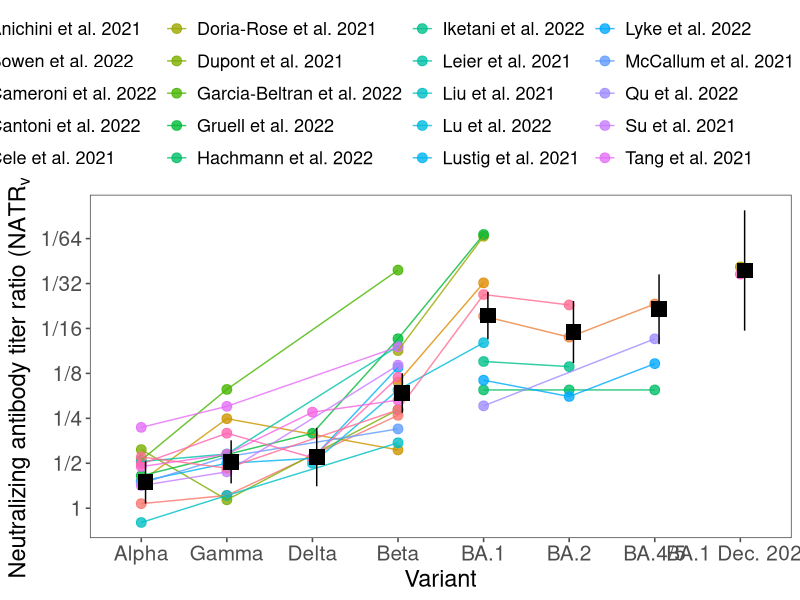
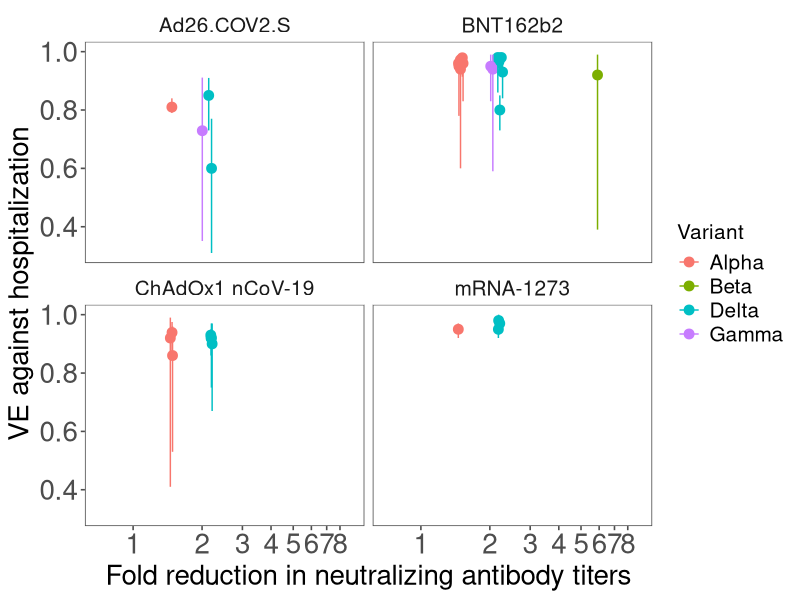
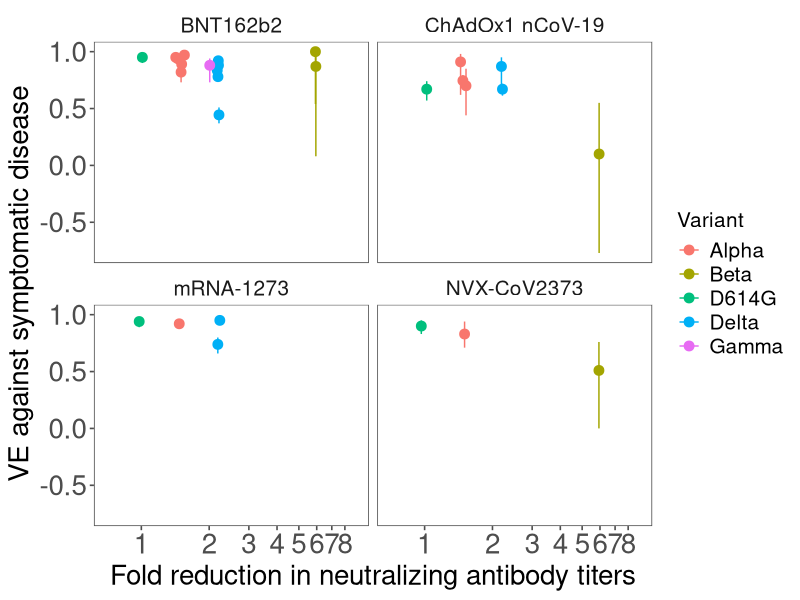

The R script that drew these images, in order: (Note: this script raises an error after producing the figures.)
#install.packages(c("gtools","merDeriv","brms","mvtnorm","brglm2","ggplot2","ggthemes","tidyverse","dplyr","lme4","mgcv","bbmle","RColorBrewer","viridis")) #install packages
lapply(c("lmerTest","scales","gtools","merDeriv","brms","mvtnorm","brglm2","ggplot2","ggthemes","tidyverse","dplyr","lme4","mgcv","bbmle","RColorBrewer","viridis"),require,character.only=T) #load packages

#load VE, nAbs data
m=read.csv("Omicron_data_long2.csv") 
m$ID=as.factor(m$ID)

#add vaccine codes
vac_comp=data.frame(vaccine=c("Astrazeneca","Johnson and Johnson","Moderna","Novavax","Pfizer","Sinovac","Sputnik V"),
                    code=c("ChAdOx1 nCoV-19","Ad26.COV2.S","mRNA-1273","NVX-CoV2373","BNT162b2","CoronaVac","Sputnik V"))

m=merge(m,vac_comp,by="vaccine")

#Begin original fold change figure: Load data
FC=read.csv("fold_figure_all.csv") #load VE, nAbs data
FC$Variant[FC$Variant=="Omicron (initial)"]="BA.1 Dec. 2021"

FC2=aggregate(fold_red~Variant+Study,data=FC,FUN=mean) #average across estimates w/in a study
#remove studies w/ <3 estimates
x=as.data.frame.matrix(table(FC2$Study,FC2$Variant));
x$`BA.1 Dec. 2021`=3*x$`BA.1 Dec. 2021`
x$varN=rowSums(x);#rownames(x[x$varN>2,]) 
FC2=FC2[FC2$Study%in%rownames(x[x$varN>1,]),]
FC2$Variant=factor(FC2$Variant,levels=c("Alpha","Gamma","Delta","Beta","BA.1","BA.2","BA.4/5","BA.1 Dec. 2021"));FC2$Study=as.factor(FC2$Study) #reordering variants
FC2$figure="A";FC2$upper=NA;FC2$lower=NA

r1a=lmer(log(fold_red)~Variant+(1|Study),data = FC2);summary(r1a)
r1=lm(log(fold_red)~Variant,data = FC2);summary(r1);AIC(r1,r1a) #random effects model is preferred

#Means and SEs for each variant
mean_varO=data.frame(Variant=c("Alpha","Gamma","Delta","Beta","BA.1","BA.2","BA.4/5","BA.1 Dec. 2021"),logmean=NA,logse=NA,
                     logupper_bound=NA,loglower_bound=NA,fold_red=NA,figure="B",upper=NA,lower=NA,Study=NA)

coefs = fixef(r1a)
V = vcov(r1a)

DF.O = data.frame(Variant = factor("Alpha", levels = c("Alpha","Gamma","Delta","Beta","BA.1","BA.2","BA.4/5","BA.1 Dec. 2021")))
X.O = model.matrix(~ Variant, data = DF.O)
mean_varO$logmean[1]=c(X.O %*% coefs)
mean_varO$logse[1]=sqrt(diag(X.O %*% V %*% t(X.O)))

DF.1 = data.frame(Variant = factor("Gamma", levels = c("Alpha","Gamma","Delta","Beta","BA.1","BA.2","BA.4/5","BA.1 Dec. 2021")))
X.1 = model.matrix(~ Variant, data = DF.1)
mean_varO$logmean[2]=c(X.1 %*% coefs)
mean_varO$logse[2]=sqrt(diag(X.1 %*% V %*% t(X.1)))

DF.2 = data.frame(Variant = factor("Delta", levels = c("Alpha","Gamma","Delta","Beta","BA.1","BA.2","BA.4/5","BA.1 Dec. 2021")))
X.2 = model.matrix(~ Variant, data = DF.2)
mean_varO$logmean[3]=c(X.2 %*% coefs)
mean_varO$logse[3]=sqrt(diag(X.2 %*% V %*% t(X.2)))

DF.3 = data.frame(Variant = factor("Beta", levels = c("Alpha","Gamma","Delta","Beta","BA.1","BA.2","BA.4/5","BA.1 Dec. 2021")))
X.3 = model.matrix(~ Variant, data = DF.3)
mean_varO$logmean[4]=c(X.3 %*% coefs)
mean_varO$logse[4]=sqrt(diag(X.3 %*% V %*% t(X.3)))

DF.4 = data.frame(Variant = factor("BA.1", levels = c("Alpha","Gamma","Delta","Beta","BA.1","BA.2","BA.4/5","BA.1 Dec. 2021")))
X.4 = model.matrix(~ Variant, data = DF.4)
mean_varO$logmean[5]=c(X.4 %*% coefs)
mean_varO$logse[5]=sqrt(diag(X.4 %*% V %*% t(X.4)))

DF.5 = data.frame(Variant = factor("BA.2", levels = c("Alpha","Gamma","Delta","Beta","BA.1","BA.2","BA.4/5","BA.1 Dec. 2021")))
X.5 = model.matrix(~ Variant, data = DF.5)
mean_varO$logmean[6]=c(X.5 %*% coefs)
mean_varO$logse[6]=sqrt(diag(X.5 %*% V %*% t(X.5)))

DF.6 = data.frame(Variant = factor("BA.4/5", levels = c("Alpha","Gamma","Delta","Beta","BA.1","BA.2","BA.4/5","BA.1 Dec. 2021")))
X.6 = model.matrix(~ Variant, data = DF.6)
mean_varO$logmean[7]=c(X.6 %*% coefs)
mean_varO$logse[7]=sqrt(diag(X.6 %*% V %*% t(X.6)))

DF.7 = data.frame(Variant = factor("BA.1 Dec. 2021", levels = c("Alpha","Gamma","Delta","Beta","BA.1","BA.2","BA.4/5","BA.1 Dec. 2021")))
X.7 = model.matrix(~ Variant, data = DF.7)
mean_varO$logmean[8]=c(X.7 %*% coefs)
mean_varO$logse[8]=sqrt(diag(X.7 %*% V %*% t(X.7)))

mean_varO$logupper_bound = (mean_varO$logmean + (1.96 * mean_varO$logse))
mean_varO$loglower_bound = (mean_varO$logmean- (1.96 * mean_varO$logse))
mean_varO$fold_red=exp(mean_varO$logmean)
mean_varO$upper=exp(mean_varO$logupper_bound)
mean_varO$lower=exp(mean_varO$loglower_bound)

FC3=mean_varO[c("Study","Variant","fold_red","upper","lower","figure")]
FC_fig=(rbind(FC2,FC3))

FC_fig$Variant=factor(FC_fig$Variant,levels=c("Alpha","Gamma","Delta","Beta","BA.1","BA.2","BA.4/5","BA.1 Dec. 2021"));FC_fig$Study=as.factor(FC_fig$Study)

#standard errors and CVs for text
(FC3$upper-FC3$fold_red)/1.96
((FC3$upper-FC3$fold_red)/1.96)/FC3$fold_red

FC3[9,]=c("","D614G",1,1,1,"B") #added for later merge
FC3$fold_red=as.numeric(FC3$fold_red);FC3$lower=as.numeric(FC3$lower);FC3$upper=as.numeric(FC3$upper);

#Merge fold change data with main dataframe
m=merge(m,FC3[,c("Variant","fold_red")],by="Variant") #merging VE data w/ Nabs data
m$fold_red=as.numeric(m$fold_red) 
m$rel_Nabs=m$Nabs_ratio/m$fold_red #adjusting Nabs for variants

#Jitter values for plots
m$fold_red_jit=m$fold_red+rnorm(nrow(m),0,0.03) #jitter xvals
m$Nabs_ratio_jit=m$Nabs_ratio+rnorm(nrow(m),0,0.03) #jitter xvals
m$rel_nabs_jit=m$rel_Nabs+rnorm(nrow(m),0,0.03) #jitter xvals

#Fig 1 
ggplot(data=FC_fig[FC_fig$figure=="A",],aes(y=fold_red, x=Variant,color=Study,group=Study))+
  geom_point(size=3,alpha=0.8)+ geom_line(alpha=0.8)+
  scale_y_continuous(trans='log2',breaks = c(1,2,4,8,16,32,64),labels=c("1","1/2","1/4","1/8","1/16","1/32","1/64"))+theme_few()+
  geom_point(data=FC_fig[FC_fig$figure=="B",],aes(y=fold_red, x=Variant),position=position_nudge(x = 0.05),col="black",size=5,alpha=1.,shape=15)+
  geom_errorbar(data=FC_fig[FC_fig$figure=="B",],aes(x=Variant,ymin=lower,ymax=upper),position=position_nudge(x = 0.05),col="black",width=0,alpha=1.)+
  xlab("Variant")+  ylab(expression("Neutralizing antibody titer ratio ("*NATR[var]*")"))+
  theme(axis.title=element_text(size=17),legend.position = "top",#legend.position = c(.75, .720),
        axis.text=element_text(size=15),legend.text=element_text(size=13),
        legend.title=element_text(size=16))

#Fig S1
ggplot()+
  geom_point(data=m[m$endpoint=="Hospitalization",],aes(x=fold_red_jit,y=VE,color=Variant),size=3)+
  geom_errorbar(data=m[m$endpoint=="Hospitalization",],aes(x=fold_red_jit,ymin=lower,ymax=upper,color=Variant))+
  # geom_line(data=mL_hosp,aes(x=fold_red,y=VE))+
  # geom_ribbon(data=mL_hosp,aes(x=fold_red,ymin=lower,ymax=upper),fill="gray",alpha=0.5)+
  scale_x_continuous(trans="log2",breaks=c(1:8),limits=c(0.7,9))+
  theme_few()+scale_shape_manual(values = c(15:18))+ 
  xlab("Fold reduction in neutralizing antibody titers")+
  ylab("VE against hospitalization")+  labs(col="Variant")+
  theme(axis.title=element_text(size=20),#legend.position = c(.8, .750),#legend.position = "top",
        axis.text=element_text(size=20),legend.text=element_text(size=15),
        legend.title=element_text(size=15))+
  facet_wrap(.~code)+theme(strip.text.x = element_text(size = 15))

#Fig S2
ggplot()+
  geom_point(data=m[m$endpoint=="Symptomatic disease"&m$vaccine!="Johnson and Johnson"&m$vaccine!="Sinovac"&m$vaccine!="Sputnik V",],aes(x=fold_red_jit,y=VE,color=Variant),size=3)+
  geom_errorbar(data=m[m$endpoint=="Symptomatic disease"&m$vaccine!="Johnson and Johnson"&m$vaccine!="Sinovac"&m$vaccine!="Sputnik V",],aes(x=fold_red_jit,ymin=lower,ymax=upper,color=Variant))+
  # geom_line(data=mL_hosp,aes(x=fold_red,y=VE))+
  # geom_ribbon(data=mL_hosp,aes(x=fold_red,ymin=lower,ymax=upper),fill="gray",alpha=0.5)+
  scale_x_continuous(trans="log2",breaks=c(1:8),limits=c(0.7,9))+
  theme_few()+scale_shape_manual(values = c(15:18))+ 
  xlab("Fold reduction in neutralizing antibody titers")+
  ylab("VE against symptomatic disease")+  labs(col="Variant")+
  theme(axis.title=element_text(size=20),#legend.position = c(.8, .750),#legend.position = "top",
        axis.text=element_text(size=20),legend.text=element_text(size=15),
        legend.title=element_text(size=15))+
  facet_wrap(.~code)+theme(strip.text.x = element_text(size = 15))


#calculate effective events in each arm
VE_ci=function (par,mrow) {
  #  print(mrow)
  if(mrow$VE>=1){
    E_rat=exp(par[1])
    E1s=0;N1s=1000000;N2s=1000000;E2s=100
    E1=E1s*E_rat;E2=E2s*E_rat;N1=N1s;N2=N2s
    VE=1
    m1=data.frame(Prev=c(E1/N1,E2/N2),N=c(N1,N2),Group=c("Vaccine","Control"))
    f2=glm(Prev~Group,data=m1,family=binomial,weights=N,method = "brglmFit");#summary(f2)
    m1$fit=predict(f2,type="link",se.fit=T)$fit
    m1$se.fit=predict(f2,type="link",se.fit=T)$se.fit
    xnas1=plogis(rnorm(50000,m1$fit[m1$Group=="Vaccine"],
                       m1$se.fit[m1$Group=="Vaccine"]))/
      plogis(rnorm(50000,m1$fit[m1$Group=="Control"],
                   m1$se.fit[m1$Group=="Control"]))
    VE=data.frame(VE_m=NA,VE_up=NA,VE_low=NA)
    VE$VE_m=1
    VE$VE_up=1-quantile(xnas1,0.025)
    VE$VE_low=1-quantile(xnas1,0.975)
    err=(mrow$upper-VE$VE_up)^2+(mrow$lower-VE$VE_low)^2
    print(paste(c(E_rat,VE,err),sep=" "))
    err
    
    
  }
  else{
    E_rat=exp(par[1])
    E1s=100;N1s=1000000;N2s=1000000;E2s=(E1s/N1s)*N2s/(1-mrow$VE)
    E1=E1s*E_rat;E2=E2s*E_rat;N1=N1s;N2=N2s
    VE=1-(E1/N1)/(E2/N2)
    m1=data.frame(Prev=c(E1/N1,E2/N2),N=c(N1,N2),Group=c("Vaccine","Control"))
    f2=glm(Prev~Group,data=m1,family=binomial,weights=N);#summary(f2)
    m1$fit=predict(f2,type="link",se.fit=T)$fit
    m1$se.fit=predict(f2,type="link",se.fit=T)$se.fit
    xnas1=plogis(rnorm(50000,m1$fit[m1$Group=="Vaccine"],
                       m1$se.fit[m1$Group=="Vaccine"]))/
      plogis(rnorm(50000,m1$fit[m1$Group=="Control"],
                   m1$se.fit[m1$Group=="Control"]))
    VE=data.frame(VE_m=NA,VE_up=NA,VE_low=NA)
    VE$VE_m=1-plogis(m1$fit[m1$Group=="Vaccine"])/plogis(m1$fit[m1$Group=="Control"])
    VE$VE_up=1-quantile(xnas1,0.025)
    VE$VE_low=1-quantile(xnas1,0.975)
    err=(mrow$upper-VE$VE_up)^2+(mrow$lower-VE$VE_low)^2
    #  print(paste(c(E_rat,VE,err),sep=" "))
    err
  }
}


for (i in 1:nrow(m)) {
  mrow=m[i,c("Study","VE","upper","lower")]
  print(mrow)
  if(mrow$VE>=1){
    o1=optim(par=c(1),fn=VE_ci,control=list(trace=T,reltol=1e-4),method="Nelder-Mead",mrow=mrow);o1
    E1s=0;N1s=1000000;N2s=1000000;E2s=100
    E_rat=exp(o1$par[1])
    E1=E1s*E_rat;E2=E2s*E_rat;N1=N1s;N2=N2s
    1
    m$I_v[i]=E1;m$I_c[i]=E2;m$N_v[i]=N1;m$N_c[i]=N2
    m1=data.frame(Prev=c(E1/N1,E2/N2),N=c(N1,N2),Group=c("Vaccine","Control"))
    f2=glm(Prev~Group,data=m1,family=binomial,weights=N,method = "brglmFit");#summary(f2)
    m1$fit=predict(f2,type="link",se.fit=T)$fit
    m1$se.fit=predict(f2,type="link",se.fit=T)$se.fit
    xnas1=plogis(rnorm(50000,m1$fit[m1$Group=="Vaccine"],
                       m1$se.fit[m1$Group=="Vaccine"]))/
      plogis(rnorm(50000,m1$fit[m1$Group=="Control"],
                   m1$se.fit[m1$Group=="Control"]))
    m$VE_m[i]=1
    m$VE_up[i]=1-quantile(xnas1,0.025)
    m$VE_low[i]=1-quantile(xnas1,0.975)
  }else{
    o1=optim(par=c(1),fn=VE_ci,control=list(trace=T,reltol=1e-4),method="Nelder-Mead",mrow=mrow);o1
    E1s=100;N1s=1000000;N2s=1000000;E2s=(E1s/N1s)*N2s/(1-mrow$VE)
    E_rat=exp(o1$par[1])
    E1=E1s*E_rat;E2=E2s*E_rat;N1=N1s;N2=N2s
    1-(E1/N1)/(E2/N2)
    m$I_v[i]=E1;m$I_c[i]=E2;m$N_v[i]=N1;m$N_c[i]=N2
    m1=data.frame(Prev=c(E1/N1,E2/N2),N=c(N1,N2),Group=c("Vaccine","Control"))
    f2=glm(Prev~Group,data=m1,family=binomial,weights=N);#summary(f2)
    m1$fit=predict(f2,type="link",se.fit=T)$fit
    m1$se.fit=predict(f2,type="link",se.fit=T)$se.fit
    xnas1=plogis(rnorm(50000,m1$fit[m1$Group=="Vaccine"],
                       m1$se.fit[m1$Group=="Vaccine"]))/
      plogis(rnorm(50000,m1$fit[m1$Group=="Control"],
                   m1$se.fit[m1$Group=="Control"]))
    m$VE_m[i]=1-plogis(m1$fit[m1$Group=="Vaccine"])/plogis(m1$fit[m1$Group=="Control"])
    m$VE_up[i]=1-quantile(xnas1,0.025)
    m$VE_low[i]=1-quantile(xnas1,0.975)
  }
}

#Cap events to account for very large studies having heavy influence
#Create separate dataframes to compare caps of 10^5, 10^4, 10^3
#Use 10^3 = 1000 in paper
#Cap events at 10^5
cap=100000
for (i in 1:nrow(m)) {
  
  if(m$I_c[i]>cap){
    m$I_v[i]=m$I_v[i]*cap/m$I_c[i]
    m$I_c[i]=cap
  }
}
m_10e5=m

#prevalence
m_10e5$b_s=m_10e5$I_c/m_10e5$N_c

#Cap events at 10^4
cap=10000
for (i in 1:nrow(m)) {
  
  if(m$I_c[i]>cap){
    m$I_v[i]=m$I_v[i]*cap/m$I_c[i]
    m$I_c[i]=cap
  }
}

m_10e4=m

#prevalence
m_10e4$b_s=m_10e4$I_c/m_10e4$N_c


cap=1000
for (i in 1:nrow(m)) {
  
  if(m$I_c[i]>cap){
    m$I_v[i]=m$I_v[i]*cap/m$I_c[i]
    m$I_c[i]=cap
  }
}

#prevalence
m$b_s=m$I_c/m$N_c


lkf=function(c0,c1) {   #This function estimates the neg log likelihood using data in data.frame m1
  # ud=unique(m1$week)#unique time points
  lk=matrix(0,(nrow(mm1)),1)
  llk=matrix(0,(nrow(mm1)),1)
  for (i in 1:nrow(mm1)) {
    I_c=mm1$I_c[i] #total cases control
    N_c=mm1$N_c[i] #total control
    I_v=mm1$I_v[i] #total cases vax
    N_v=mm1$N_v[i] #total vax
    b_s=mm1$b_s[i] #baseline risk (prev control)
    rel_Nabs=mm1$rel_Nabs[i] #relative nabs vax
    #lk[i]=(b_s^I_c)*((1-b_s)^(N_c-I_c))*(b_s*(1-(1/(1+exp(-(c0+c1*log2(rel_Nabs))))))^I_v)*((1-b_s*(1-(1/(1+exp(-(c0+c1*log2(rel_Nabs)))))))^(N_v-I_v))#likelihood of data
    llk[i]=I_c*log(b_s)+(N_c-I_c)*log(1-b_s)+(I_v)*log(b_s*((1/(1+exp(-(c0+c1*log2(rel_Nabs)))))))+(N_v-I_v)*log(1-b_s*((1/(1+exp(-(c0+c1*log2(rel_Nabs)))))))
    
  }
  tkl=-sum(llk) #sum likelihood 
  return(tkl)	}

#number of draws 
nds=10000
qdraws=runif(nds)

#create dataframes for model outputs 
y=matrix(data=NA,nrow =nds, ncol = 21 )
z=data.frame(endpoint=NA,nabs=rep(0.0078125*2^((0:20)/2),4),mean=NA)
CI=data.frame(endpoint=NA,nabs=rep(0.0078125*2^((0:20)/2),4),mean=NA)
VE_l=matrix(data=NA,nrow =nds, ncol = 21 )

y_10e4=matrix(data=NA,nrow =nds, ncol = 21 )
z_10e4=data.frame(endpoint=NA,nabs=rep(0.0078125*2^((0:20)/2),4),mean=NA)
CI_10e4=data.frame(endpoint=NA,nabs=rep(0.0078125*2^((0:20)/2),4),mean=NA)
VE_l_10e4=matrix(data=NA,nrow =nds, ncol = 21 )

y_10e5=matrix(data=NA,nrow =nds, ncol = 21 )
z_10e5=data.frame(endpoint=NA,nabs=rep(0.0078125*2^((0:20)/2),4),mean=NA)
CI_10e5=data.frame(endpoint=NA,nabs=rep(0.0078125*2^((0:20)/2),4),mean=NA)
VE_l_10e5=matrix(data=NA,nrow =nds, ncol = 21 )

base_prev=115/10000 #baseline prev from original UK report Andrews et al.

#baseline nabs
pfizer_nabs=2.3723404
moderna_nabs=4.1332912
#Pfizer waning ratios relative to 1 mo from dose 2 from Falsey et al 2021 Fig 1A WT, age weighted (71%, 29%)
wane_ratio=1/(.71*497/83+.29*538/41)
boost_ratio=.71*1754/497+.29*1318/538
#Moderna boosting @28d relative to post 2nd dose from Chu et al medRxiv 0,181, 209: 1268, 150.2, 1951.7
Mod_boost_ratio=1951.7/1268
Mod_wane_ratio=150.2/1268

#create dataframe for predictions
pred_om=data.frame(Variant=rep(c(rep(c("Omicron","Omicron","Delta"),each=6)),4),vaccine=rep(c(rep(c("Pfizer","Moderna"),each=3)),12),status=rep(c("waned","full","boosted"),24),
                   endpoint=c(rep(c("documented infection","All infections","Hospitalization","Symptomatic disease"),each=18)),
                   Prediction=rep(c(rep(c("Dec. 2021","Updated","Delta"),each=6)),4),
                   baseline_nabs=NA,nabs=NA,x_lower=NA,x_upper=NA, mean=NA,
                   lowerPI=NA,upperPI=NA,lowerCI=NA,upperCI=NA)

#baseline nabs for Pfizer/immune status
pred_om$baseline_nabs[pred_om$vaccine=="Pfizer"&pred_om$status=="waned"]=pfizer_nabs*wane_ratio
pred_om$baseline_nabs[pred_om$vaccine=="Pfizer"&pred_om$status=="full"]=pfizer_nabs
pred_om$baseline_nabs[pred_om$vaccine=="Pfizer"&pred_om$status=="boosted"]=pfizer_nabs*boost_ratio

#baseline nabs for Moderna/immune status
pred_om$baseline_nabs[pred_om$vaccine=="Moderna"&pred_om$status=="waned"]=moderna_nabs*Mod_wane_ratio
pred_om$baseline_nabs[pred_om$vaccine=="Moderna"&pred_om$status=="full"]=moderna_nabs
pred_om$baseline_nabs[pred_om$vaccine=="Moderna"&pred_om$status=="boosted"]=moderna_nabs*Mod_boost_ratio

#baseline nabs for Updated BA.1 prediction including upper/lower CIs
pred_om$nabs[pred_om$Prediction=="Updated"]=pred_om$baseline_nabs[pred_om$Prediction=="Updated"]/FC3$fold_red[FC3$Variant=="BA.1"]
pred_om$x_lower[pred_om$Prediction=="Updated"]=pred_om$baseline_nabs[pred_om$Prediction=="Updated"]/FC3$upper[FC3$Variant=="BA.1"]
pred_om$x_upper[pred_om$Prediction=="Updated"]=pred_om$baseline_nabs[pred_om$Prediction=="Updated"]/FC3$lower[FC3$Variant=="BA.1"]

#baseline nabs for Dec. 2021 BA.1 prediction including upper/lower CIs
pred_om$nabs[pred_om$Prediction=="Dec. 2021"]=pred_om$baseline_nabs[pred_om$Prediction=="Dec. 2021"]/FC3$fold_red[FC3$Variant=="BA.1 Dec. 2021"]
pred_om$x_lower[pred_om$Prediction=="Dec. 2021"]=pred_om$baseline_nabs[pred_om$Prediction=="Dec. 2021"]/FC3$upper[FC3$Variant=="BA.1 Dec. 2021"]
pred_om$x_upper[pred_om$Prediction=="Dec. 2021"]=pred_om$baseline_nabs[pred_om$Prediction=="Dec. 2021"]/FC3$lower[FC3$Variant=="BA.1 Dec. 2021"]

#baseline nabs for Delta prediction including upper/lower CIs
pred_om$nabs[pred_om$Prediction=="Delta"]=pred_om$baseline_nabs[pred_om$Prediction=="Delta"]/FC3$fold_red[FC3$Variant=="Delta"]
pred_om$x_lower[pred_om$Prediction=="Delta"]=pred_om$baseline_nabs[pred_om$Prediction=="Delta"]/FC3$upper[FC3$Variant=="Delta"]
pred_om$x_upper[pred_om$Prediction=="Delta"]=pred_om$baseline_nabs[pred_om$Prediction=="Delta"]/FC3$lower[FC3$Variant=="Delta"]

#Calculate coefficient values for model for each endpoint, fitted line/CIs
ep=unique(m$endpoint[m$endpoint!="Transmission"])

cvalues=data.frame(endpoint=c("documented infection","All infections","Hospitalization","Symptomatic disease"),c0=NA,c1=NA,sigma11=NA,sigma12=NA,sigma21=NA,sigma22=NA)
cvalues_10e4=data.frame(endpoint=c("documented infection","All infections","Hospitalization","Symptomatic disease"),c0=NA,c1=NA,sigma11=NA,sigma12=NA,sigma21=NA,sigma22=NA)
cvalues_10e5=data.frame(endpoint=c("documented infection","All infections","Hospitalization","Symptomatic disease"),c0=NA,c1=NA,sigma11=NA,sigma12=NA,sigma21=NA,sigma22=NA)

for (i in 1:length(ep)) {
  mm1=m[m$endpoint==ep[i],]
  fp2 <- mle2(lkf,start=list(c0=0,c1=0),
              fixed=list(),control=list(trace=3))
  h1=fp2@details$hessian
  mean=c(coef(fp2)[1],coef(fp2)[2])
  sigma=solve(h1)
  x=rmvnorm(n=nds, mean=mean, sigma=sigma)
  
  cvalues$endpoint[i]=ep[i]
  cvalues$c0[i]=coef(fp2)[1]
  cvalues$c1[i]=coef(fp2)[2]
  cvalues$sigma11[i]=sigma[1,1]
  cvalues$sigma12[i]=sigma[1,2]
  cvalues$sigma21[i]=sigma[2,1]
  cvalues$sigma22[i]=sigma[2,2]
  
  if(i==3)
  {hosp_sum=summary(fp2)}  
  if(i==4)
  {symp_sum=summary(fp2)}
  for (j in 0:20) {
    y[,j+1]=1-(1/(1+exp(-(x[,1]+x[,2]*log2(0.0078125*2^(j/2))))))
    
  }
  
  for (k in 1:ncol(y)) {
    CI$endpoint[k+ncol(y)*(i-1)]=ep[i]
    CI$lower[k+ncol(y)*(i-1)]=quantile(y[,k],probs=0.025)
    CI$upper[k+ncol(y)*(i-1)]=quantile(y[,k],probs=0.975)
  }
  for(l in 1:nrow(y)){
    for(n in 1:ncol(y)){
      VE_l[l,n]=1-rbinom(1,10000,prob=base_prev*(1-y[l,n]))/rbinom(1,10000,prob=base_prev)
    }
  }
  for (p in 1:ncol(y)) {
    z$endpoint[p+ncol(y)*(i-1)]=ep[i]
    z$mean[p+ncol(y)*(i-1)]=quantile(VE_l[,p],probs=0.5)
    z$lower[p+ncol(y)*(i-1)]=quantile(VE_l[,p],probs=0.025)
    z$upper[p+ncol(y)*(i-1)]=quantile(VE_l[,p],probs=0.975)
  }
}

for (i in 1:length(ep)) {
  mm1=m_10e4[m_10e4$endpoint==ep[i],]
  fp2 <- mle2(lkf,start=list(c0=0,c1=0),
              fixed=list(),control=list(trace=3))
  h1=fp2@details$hessian
  mean=c(coef(fp2)[1],coef(fp2)[2])
  sigma=solve(h1)
  x=rmvnorm(n=nds, mean=mean, sigma=sigma)
  
  cvalues_10e4$endpoint[i]=ep[i]
  cvalues_10e4$c0[i]=coef(fp2)[1]
  cvalues_10e4$c1[i]=coef(fp2)[2]
  cvalues_10e4$sigma11[i]=sigma[1,1]
  cvalues_10e4$sigma12[i]=sigma[1,2]
  cvalues_10e4$sigma21[i]=sigma[2,1]
  cvalues_10e4$sigma22[i]=sigma[2,2]
  
  for (j in 0:20) {
    y_10e4[,j+1]=1-(1/(1+exp(-(x[,1]+x[,2]*log2(0.0078125*2^(j/2))))))
    
  }
  
  for (k in 1:ncol(y_10e4)) {
    CI_10e4$endpoint[k+ncol(y_10e4)*(i-1)]=ep[i]
    CI_10e4$lower[k+ncol(y_10e4)*(i-1)]=quantile(y_10e4[,k],probs=0.025)
    CI_10e4$upper[k+ncol(y_10e4)*(i-1)]=quantile(y_10e4[,k],probs=0.975)
  }
  for(l in 1:nrow(y_10e4)){
    for(n in 1:ncol(y_10e4)){
      VE_l_10e4[l,n]=1-rbinom(1,10000,prob=base_prev*(1-y_10e4[l,n]))/rbinom(1,10000,prob=base_prev)
    }
  }
  for (p in 1:ncol(y_10e4)) {
    z_10e4$endpoint[p+ncol(y_10e4)*(i-1)]=ep[i]
    z_10e4$mean[p+ncol(y_10e4)*(i-1)]=quantile(VE_l_10e4[,p],probs=0.5)
    z_10e4$lower[p+ncol(y_10e4)*(i-1)]=quantile(VE_l_10e4[,p],probs=0.025)
    z_10e4$upper[p+ncol(y_10e4)*(i-1)]=quantile(VE_l_10e4[,p],probs=0.975)
  }
}

for (i in 1:length(ep)) {
  mm1=m_10e5[m_10e5$endpoint==ep[i],]
  fp2 <- mle2(lkf,start=list(c0=0,c1=0),
              fixed=list(),control=list(trace=3))
  h1=fp2@details$hessian
  mean=c(coef(fp2)[1],coef(fp2)[2])
  sigma=solve(h1)
  x=rmvnorm(n=nds, mean=mean, sigma=sigma)
  
  cvalues_10e5$endpoint[i]=ep[i]
  cvalues_10e5$c0[i]=coef(fp2)[1]
  cvalues_10e5$c1[i]=coef(fp2)[2]
  cvalues_10e5$sigma11[i]=sigma[1,1]
  cvalues_10e5$sigma12[i]=sigma[1,2]
  cvalues_10e5$sigma21[i]=sigma[2,1]
  cvalues_10e5$sigma22[i]=sigma[2,2]
  
  for (j in 0:20) {
    y_10e5[,j+1]=1-(1/(1+exp(-(x[,1]+x[,2]*log2(0.0078125*2^(j/2))))))
    
  }
  
  for (k in 1:ncol(y_10e5)) {
    CI_10e5$endpoint[k+ncol(y_10e5)*(i-1)]=ep[i]
    CI_10e5$lower[k+ncol(y_10e5)*(i-1)]=quantile(y_10e5[,k],probs=0.025)
    CI_10e5$upper[k+ncol(y_10e5)*(i-1)]=quantile(y_10e5[,k],probs=0.975)
  }
  for(l in 1:nrow(y_10e5)){
    for(n in 1:ncol(y_10e5)){
      VE_l_10e5[l,n]=1-rbinom(1,10000,prob=base_prev*(1-y_10e5[l,n]))/rbinom(1,10000,prob=base_prev)
    }
  }
  for (p in 1:ncol(y_10e5)) {
    z_10e5$endpoint[p+ncol(y_10e5)*(i-1)]=ep[i]
    z_10e5$mean[p+ncol(y_10e5)*(i-1)]=quantile(VE_l_10e5[,p],probs=0.5)
    z_10e5$lower[p+ncol(y_10e5)*(i-1)]=quantile(VE_l_10e5[,p],probs=0.025)
    z_10e5$upper[p+ncol(y_10e5)*(i-1)]=quantile(VE_l_10e5[,p],probs=0.975)
  }
}

#Create dataframe for prediction outputs from model
y1=matrix(data=NA,nrow =nds, ncol = 18 )
VE_l1=matrix(data=NA,nrow =nds, ncol = 18 )

#Predictions
for (i in 1:length(ep)) {
  mm1=pred_om[pred_om$endpoint==ep[i],]
  mean=c(cvalues$c0[cvalues$endpoint==ep[i]],cvalues$c1[cvalues$endpoint==ep[i]])
  sigma[1,1]=cvalues[i,4];sigma[1,2]=cvalues[i,5];sigma[2,1]=cvalues[i,6];sigma[2,2]=cvalues[i,7]
  x=rmvnorm(n=nds, mean=mean, sigma=sigma)
  
  for (j in 1:nrow(mm1)) {
    y1[,j]=1-(1/(1+exp(-(x[,1]+x[,2]*log2(mm1$nabs[j])))))
    # yl[,j+1]=1-(1/(1+exp(-(x[,1]+x[,2]*log2(mm1$xlower[j])))))
    # yu[,j+1]=1-(1/(1+exp(-(x[,1]+x[,2]*log2(mm1$xupper[j])))))
    
  }
  
  for(l in 1:nrow(y1)){
    for(n in 1:ncol(y1)){
      VE_l1[l,n]=1-rbinom(1,10000,prob=base_prev*(1-y1[l,n]))/rbinom(1,10000,prob=base_prev)
    }
  }
  for (k in 1:nrow(mm1)) {
    # z$endpoint[k+19*(i-1)]=ep[i]
    pred_om$mean[k+nrow(mm1)*(i-1)]=quantile(y1[,k],probs=0.5)
    pred_om$lowerPI[k+nrow(mm1)*(i-1)]=quantile(VE_l1[,k],probs=0.025)
    pred_om$upperPI[k+nrow(mm1)*(i-1)]=quantile(VE_l1[,k],probs=0.975)
    pred_om$lowerCI[k+nrow(mm1)*(i-1)]=quantile(y1[,k],probs=0.025)
    pred_om$upperCI[k+nrow(mm1)*(i-1)]=quantile(y1[,k],probs=0.975)
  }
}

# #Relative risk - will need later
pred_om$RR=1-pred_om$mean

#Label for fig 2
tlab4=data.frame(endpoint=c("Hospitalization","Symptomatic disease")
                 ,text1=c("B: Hospitalization","A: Symptomatic disease")
                 ,nabs=c(0.0105,0.0105),mean=c(0.95,0.938))
tlab4$endpoint=factor(tlab4$endpoint,levels = c("Symptomatic disease","Hospitalization"))

#Split data by type for ggplot2
z$data="mean"
CI$data="CI"
m$data="data"


#Modify prediction data for plot
pred_om_fig2=pred_om[pred_om$Prediction=="Updated",]
pred_om_fig2$Variant="Omicron (predicted)"
pred_om_fig2$data="pred"
pred_om_fig2=merge(pred_om_fig2,vac_comp,by="vaccine")

#Data into single datafrae for plot
fig2=bind_rows(z,CI,m,pred_om_fig2)
fig2=fig2[fig2$endpoint=="Symptomatic disease"|fig2$endpoint=="Hospitalization",]
fig2$endpoint=factor(fig2$endpoint,levels = c("Symptomatic disease","Hospitalization"))

#modify lower bound of study to fit on plot
fig2$lower[fig2$Study=="Madhi"]=-0.2

#Fig 2
ggplot(data=fig2)+
  geom_line(data=fig2[fig2$data=="mean",],aes(x=nabs,y=mean),color="black")+
  geom_ribbon(data=fig2[fig2$data=="mean",],aes(x=nabs,ymin=lower,ymax=upper),fill="gray",alpha=0.3)+
  geom_ribbon(data=fig2[fig2$data=="CI",],aes(x=nabs,ymin=lower,ymax=upper),fill="gray",alpha=0.5)+
  geom_point(data=fig2[fig2$data=="data",],aes(x=rel_nabs_jit,y=VE,color=Variant,shape=code),size=3)+
  geom_errorbar(data=fig2[fig2$data=="data",],aes(x=rel_nabs_jit,ymin=lower,ymax=upper,color=Variant),width=0)+
  #geom_point(data=fig2[fig2$data=="cap",],aes(x = rel_nabs_jit,y = VE),shape=8,color="black",size=1)+
  geom_point(data=fig2[fig2$data=="pred",],aes(x=nabs,y=mean,color=Variant,shape=code),size=3)+
  geom_errorbar(data=fig2[fig2$data=="pred",],aes(x=nabs,ymin=lower,ymax=upper,color=Variant),width=0)+
  geom_errorbar(data=fig2[fig2$data=="pred",],aes(y=mean,xmin=x_lower,xmax=x_upper,color=Variant),width=0)+
  # geom_segment(data = arrow_df,aes(x = rel_nabs_jit,
  #                                 y = VE-0.1,
  #                                 xend = rel_nabs_jit,
  #                                 yend = VE),
  #              arrow = arrow(angle=30,length = unit(0.15, "cm")))+
  facet_wrap(.~endpoint,nrow=2, scales="free_y")+
  scale_x_continuous(expand = c(0, 0),trans="log2",breaks=c(0.0078125*2^c(1:10)),labels = label_number(accuracy = 0.001, scale = 1, 
                                                                                                       prefix = "", suffix = "",
                                                                                                       big.mark = " ", decimal.mark = "."))+
  scale_y_continuous(expand = c(0, 0))+
  scale_color_manual(breaks=c("D614G","Alpha","Beta","Delta","Gamma","Omicron (predicted)"),values=c( "#3e049c","#8a09a5","#c8437b","#e97257","#fba238","black"))+
  coord_cartesian(ylim = c(NA, 1),xlim = c(0.01,5)) +
  theme_few()+scale_shape_manual(values = c(15,18,17,3,19,4,9))+
  xlab(expression("Neutralizing antibody titer ratio ("*NATR[tot]*")"))+
  ylab("Vaccine effectiveness (VE)")+  labs(col="Variant", shape="Vaccine")+
  theme(axis.title=element_text(size=20),#legend.position = c(.8, .750),#legend.position = "top",
        axis.text=element_text(size=18),legend.text=element_text(size=20),
        legend.title=element_text(size=20))+theme(strip.text.x = element_blank())+
  geom_text(data=tlab4,aes(x=nabs,y=mean,label=text1),size=6,hjust=0)

#Compile dataframe for figure S4
z_10e3=z
z_10e3$data="Cap = 1,000"
z_10e4$data="Cap = 10,000"
z_10e5$data="Cap = 100,000"

cap_fig=bind_rows(z_10e3,z_10e4,z_10e5)
cap_fig=cap_fig[cap_fig$endpoint=="Symptomatic disease"|cap_fig$endpoint=="Hospitalization",]
cap_fig$endpoint=factor(cap_fig$endpoint,levels = c("Symptomatic disease","Hospitalization"))

#Figure S4 - comparing
ggplot(data=cap_fig)+
  geom_line(aes(x=nabs,y=mean,color=data))+
  facet_wrap(.~endpoint,nrow=2, scales="free_y")+
  geom_point(data=fig2[fig2$data=="data",],aes(x=rel_nabs_jit,y=VE),size=3)+
  geom_errorbar(data=fig2[fig2$data=="data",],aes(x=rel_nabs_jit,ymin=lower,ymax=upper),width=0)+
  scale_x_continuous(expand = c(0, 0),trans="log2",breaks=c(0.0078125*2^c(1:10)),labels = label_number(accuracy = 0.001, scale = 1, 
                                                                                                       prefix = "", suffix = "",
                                                                                                       big.mark = " ", decimal.mark = "."))+
  scale_y_continuous(expand = c(0, 0))+
  #scale_color_manual(breaks=c("D614G","Alpha","Beta","Delta","Gamma","Omicron (predicted)"),values=c( "#3e049c","#8a09a5","#c8437b","#e97257","#fba238","black"))+
  coord_cartesian(ylim = c(NA, 1),xlim = c(0.01,5)) +
  theme_few()+scale_shape_manual(values = c(15,18,17,3,19,4,9))+
  xlab(expression("Neutralizing antibody titer ratio ("*NATR[tot]*")"))+
  ylab("Vaccine effectiveness (VE)")+  labs(col="Data Cap")+
  theme(axis.title=element_text(size=20),#legend.position = c(.8, .750),#legend.position = "top",
        axis.text=element_text(size=18),legend.text=element_text(size=20),
        legend.title=element_text(size=20))+theme(strip.text.x = element_blank())+
  geom_text(data=tlab4,aes(x=nabs,y=mean,label=text1),size=6,hjust=0)

#load/clean validation data and merge with NATR
vdf_all=read.csv("validation.csv") 
vdf=vdf_all[vdf_all$first.author!="Altarawneh"&vdf_all$endpoint!="documented infection",]
vdf$fold_red=FC3$fold_red[FC3$Variant=="BA.1"]
vdf$fold_red_upper=FC3$upper[FC3$Variant=="BA.1"]
vdf$fold_red_lower=FC3$lower[FC3$Variant=="BA.1"]

#modify nabs by timing of dose and NATRs
vdf$nabs=(vdf$timing_x*vdf$vax_nabs/vdf$fold_red)
vdf$x_lower=(vdf$timing_x*vdf$vax_nabs/vdf$fold_red_upper)
vdf$x_upper=(vdf$timing_x*vdf$vax_nabs/vdf$fold_red_lower)

#Calculate effective events
vdf=vdf[order(vdf$endpoint),]
ep2=unique(vdf$endpoint)

VE_ci_vdf=function (par,m_vdfrow) {
  #  print(mrow)
  if(m_vdfrow$VE>=1){
    E_rat=exp(par[1])
    E1s=0;N1s=10000000;N2s=10000000;E2s=100
    E1=E1s*E_rat;E2=E2s*E_rat;N1=N1s;N2=N2s
    VE=1
    m_vdf1=data.frame(Prev=c(E1/N1,E2/N2),N=c(N1,N2),Group=c("Vaccine","Control"))
    f2=glm(Prev~Group,data=m_vdf1,family=binomial,weights=N,method = "brglmFit");#summary(f2)
    m_vdf1$fit=predict(f2,type="link",se.fit=T)$fit
    m_vdf1$se.fit=predict(f2,type="link",se.fit=T)$se.fit
    xnas1=plogis(rnorm(50000,m_vdf1$fit[m_vdf1$Group=="Vaccine"],
                       m_vdf1$se.fit[m_vdf1$Group=="Vaccine"]))/
      plogis(rnorm(50000,m_vdf1$fit[m_vdf1$Group=="Control"],
                   m_vdf1$se.fit[m_vdf1$Group=="Control"]))
    VE=data.frame(VE_m=NA,VE_up=NA,VE_low=NA)
    VE$VE_m=1
    VE$VE_up=1-quantile(xnas1,0.025)
    VE$VE_low=1-quantile(xnas1,0.975)
    err=(m_vdfrow$upper-VE$VE_up)^2+(m_vdfrow$lower-VE$VE_low)^2
    print(paste(c(E_rat,VE,err),sep=" "))
    err
    
  }
  else{
    E_rat=exp(par[1])
    E1s=100;N1s=10000000;N2s=10000000;E2s=(E1s/N1s)*N2s/(1-m_vdfrow$VE)
    E1=E1s*E_rat;E2=E2s*E_rat;N1=N1s;N2=N2s
    VE=1-(E1/N1)/(E2/N2)
    m_vdf1=data.frame(Prev=c(E1/N1,E2/N2),N=c(N1,N2),Group=c("Vaccine","Control"))
    f2=glm(Prev~Group,data=m_vdf1,family=binomial,weights=N);#summary(f2)
    m_vdf1$fit=predict(f2,type="link",se.fit=T)$fit
    m_vdf1$se.fit=predict(f2,type="link",se.fit=T)$se.fit
    xnas1=plogis(rnorm(50000,m_vdf1$fit[m_vdf1$Group=="Vaccine"],
                       m_vdf1$se.fit[m_vdf1$Group=="Vaccine"]))/
      plogis(rnorm(50000,m_vdf1$fit[m_vdf1$Group=="Control"],
                   m_vdf1$se.fit[m_vdf1$Group=="Control"]))
    VE=data.frame(VE_m=NA,VE_up=NA,VE_low=NA)
    VE$VE_m=1-plogis(m_vdf1$fit[m_vdf1$Group=="Vaccine"])/plogis(m_vdf1$fit[m_vdf1$Group=="Control"])
    VE$VE_up=1-quantile(xnas1,0.025)
    VE$VE_low=1-quantile(xnas1,0.975)
    err=(m_vdfrow$upper-VE$VE_up)^2+(m_vdfrow$lower-VE$VE_low)^2
    #  print(paste(c(E_rat,VE,err),sep=" "))
    err
  }
}

m_vdf=vdf
m_vdf$VE=m_vdf$mean


for (i in 1:nrow(m_vdf)) {
  m_vdfrow=m_vdf[i,c("VE","upper","lower")]
  print(m_vdfrow)
  if(m_vdfrow$VE>=1){
    o1=optim(par=c(1),fn=VE_ci_vdf,control=list(trace=T,reltol=1e-4),method="Nelder-Mead",m_vdfrow=m_vdfrow);o1
    E1s=0;N1s=1000000;N2s=1000000;E2s=100
    E_rat=exp(o1$par[1])
    E1=E1s*E_rat;E2=E2s*E_rat;N1=N1s;N2=N2s
    1
    m_vdf$I_v[i]=E1;m_vdf$I_c[i]=E2;m_vdf$N_v[i]=N1;m_vdf$N_c[i]=N2
    m_vdf1=data.frame(Prev=c(E1/N1,E2/N2),N=c(N1,N2),Group=c("Vaccine","Control"))
    f2=glm(Prev~Group,data=m_vdf1,family=binomial,weights=N,method = "brglmFit");#summary(f2)
    m_vdf1$fit=predict(f2,type="link",se.fit=T)$fit
    m_vdf1$se.fit=predict(f2,type="link",se.fit=T)$se.fit
    xnas1=plogis(rnorm(50000,m_vdf1$fit[m_vdf1$Group=="Vaccine"],
                       m_vdf1$se.fit[m_vdf1$Group=="Vaccine"]))/
      plogis(rnorm(50000,m_vdf1$fit[m_vdf1$Group=="Control"],
                   m_vdf1$se.fit[m_vdf1$Group=="Control"]))
    m_vdf$VE_m[i]=1
    m_vdf$VE_up[i]=1-quantile(xnas1,0.025)
    m_vdf$VE_low[i]=1-quantile(xnas1,0.975)
  }else{
    o1=optim(par=c(1),fn=VE_ci_vdf,control=list(trace=T,reltol=1e-4),method="Nelder-Mead",m_vdfrow=m_vdfrow);o1
    E1s=100;N1s=1000000;N2s=1000000;E2s=(E1s/N1s)*N2s/(1-m_vdfrow$VE)
    E_rat=exp(o1$par[1])
    E1=E1s*E_rat;E2=E2s*E_rat;N1=N1s;N2=N2s
    1-(E1/N1)/(E2/N2)
    m_vdf$I_v[i]=E1;m_vdf$I_c[i]=E2;m_vdf$N_v[i]=N1;m_vdf$N_c[i]=N2
    m_vdf1=data.frame(Prev=c(E1/N1,E2/N2),N=c(N1,N2),Group=c("Vaccine","Control"))
    f2=glm(Prev~Group,data=m_vdf1,family=binomial,weights=N);#summary(f2)
    m_vdf1$fit=predict(f2,type="link",se.fit=T)$fit
    m_vdf1$se.fit=predict(f2,type="link",se.fit=T)$se.fit
    xnas1=plogis(rnorm(50000,m_vdf1$fit[m_vdf1$Group=="Vaccine"],
                       m_vdf1$se.fit[m_vdf1$Group=="Vaccine"]))/
      plogis(rnorm(50000,m_vdf1$fit[m_vdf1$Group=="Control"],
                   m_vdf1$se.fit[m_vdf1$Group=="Control"]))
    m_vdf$VE_m[i]=1-plogis(m_vdf1$fit[m_vdf1$Group=="Vaccine"])/plogis(m_vdf1$fit[m_vdf1$Group=="Control"])
    m_vdf$VE_up[i]=1-quantile(xnas1,0.025)
    m_vdf$VE_low[i]=1-quantile(xnas1,0.975)
  }
}

#Merge with vaccine codes and modify dataframe
vdf_fig4=merge(m_vdf,vac_comp,by="vaccine")
vdf_fig4$Variant="Omicron (validation)"
vdf_fig4$data="validation"
vdf_fig4$rel_nabs_jit=vdf_fig4$nabs+rnorm(nrow(vdf_fig4),0,0.01)
vdf_fig4=vdf_fig4[vdf_fig4$first.author!="Andrews (preprint)"&vdf_fig4$Dose!="full",]


vdf$Data="Validation Data"
pred_om$Dose=pred_om$status
pred_om$Data[pred_om$Prediction=="Dec. 2021"]="Prediction Dec. 2021"
pred_om$Data[pred_om$Prediction=="Updated"]="Updated Prediction"

#Prepare to calculate variance weighted means for validation data
vdf$logitmean=qlogis(vdf$mean)
vdf$logitSE=(qlogis(vdf$upper)-qlogis(vdf$mean))/1.96
vdf$precision=1/(vdf$logitSE^2)
vdf$logitVar=vdf$logitSE^2

vdf_select=vdf%>%
  unite(c("study.ID","endpoint"),col="Study_End",remove=F)

vdf_GM=vdf_select[vdf_select$first.author!="Andrews (preprint)"&(vdf_select$Study_End!="130_Symptomatic disease"),]
vdf_GM$weight=vdf_GM$precision*vdf_GM$mean

#Subset dataframe
grand_test1=vdf_GM%>%
  unite(c("Dose","vaccine","endpoint"),col="Unique")%>%
  select(c("Unique","mean","precision","lower","upper","logitVar","logitSE","weight"))

#Continue preparing for grand mean calcultion
x0=as.data.frame(table(grand_test1$Unique));
x0=x0%>%
  rename(Unique=Var1)
grand_test2=merge(grand_test1,x0,all.x=T)
grand_test=grand_test2[grand_test2$Freq>=2,]
grand_test_hold=grand_test2[grand_test2$Freq==1,]

#Calculate frand means for endpoint/vaccine/immune status combination with multiple validation points
GM_test=data.frame(aggregate(precision~Unique,data = grand_test,FUN=sum))
GM_test[,3]=aggregate(weight~Unique,data = grand_test,FUN=sum)[2]
GM_test$mean=GM_test$weight/GM_test$precision
GM_test[,5]=aggregate(logitVar~Unique,data = grand_test,FUN=sum)[2]
GM_test$lowerVar=qlogis(GM_test$mean)-1.96*sqrt(GM_test$logitVar)
GM_test$upperVar=qlogis(GM_test$mean)+1.96*sqrt(GM_test$logitVar)
GM_test$lower=plogis(GM_test$lowerVar)
GM_test$upper=plogis(GM_test$upperVar)

#Subset grand mean data and put into single dataframe
GM_test_hold=grand_test_hold%>%
  select(c("Unique","mean","lower","upper"))%>%
  separate(col="Unique",sep = "_",remove=T,into = c("Dose","vaccine","endpoint"))

GM_test1=GM_test%>%
  select(c("Unique","mean","lower","upper"))%>%
  separate(col="Unique",sep = "_",remove=T,into = c("Dose","vaccine","endpoint"))

GM_fig3=rbind(GM_test1,GM_test_hold)

GM_fig3$Data="Grand Mean"

#Calculate absolute error, relative error, fits within PIs, etc. 
MAEpred=pred_om[pred_om$Data=="Updated Prediction"&pred_om$Variant=="Omicron",]%>%
  unite(c("Dose","vaccine","endpoint"),col="Unique")%>%
  select(c("Unique","mean","lowerPI","upperPI"))

MAEvdf=vdf[vdf$first.author!="Andrews (preprint)",]
MAEvdf$validmean=MAEvdf$mean
MAEvdf=MAEvdf%>%
  unite(c("Dose","vaccine","endpoint"),col="Unique")%>%
  select(c("Unique","validmean","lower","upper"))


GM_MAE=GM_fig3
GM_MAE$grandmean=GM_MAE$mean
GM_MAE$grandlower=GM_MAE$lower
GM_MAE$grandupper=GM_MAE$upper

GM_MAE=GM_MAE%>%  
  unite(c("Dose","vaccine","endpoint"),col="Unique")%>%
  select(c("Unique","grandmean","grandlower","grandupper"))

MAEpred2=merge(MAEpred,GM_MAE,all.x = T)
MAEpred3=na.omit(MAEpred2)
MAEpred3$AE=abs(MAEpred3$mean-MAEpred3$grandmean)
MAEpred3$Err=(MAEpred3$mean-MAEpred3$grandmean)
MAEpred3$lowerErr=(MAEpred3$grandmean-MAEpred3$lowerPI)
MAEpred3$upperErr=(MAEpred3$upperPI-MAEpred3$grandmean)
MAEpred3$RR=1-MAEpred3$mean
MAEpred3$relE=MAEpred3$AE/MAEpred3$RR

MAEpred3=MAEpred3%>%
  separate(col="Unique",into = c("Dose","vaccine","endpoint"),sep="_",remove=F)

MAEpred3a=MAEpred3[MAEpred3$Dose!="full",]

MAEpredall2=merge(MAEpred,MAEvdf,all.x = T)

MAEpredall3=na.omit(MAEpredall2)
MAEpredall3$AE=abs(MAEpredall3$mean-MAEpredall3$validmean)
MAEpredall3$Err=(MAEpredall3$mean-MAEpredall3$validmean)


#Means and vars of absolute errors
mean(MAEpred3a$AE[MAEpred3a$endpoint=="Hospitalization"]) #Hosp
sqrt(var(x=MAEpred3a$AE[MAEpred3a$endpoint=="Hospitalization"],y=NULL,na.rm=FALSE))

mean(MAEpred3a$AE[MAEpred3a$endpoint=="Symptomatic disease"]) #Symp
sqrt(var(x=MAEpred3a$AE[MAEpred3a$endpoint=="Symptomatic disease"],y=NULL,na.rm=FALSE))

mean(MAEpred3a$AE[MAEpred3a$vaccine=="Pfizer"]) #Pfizer
sqrt(var(x=MAEpred3a$AE[MAEpred3a$vaccine=="Pfizer"],y=NULL,na.rm=FALSE))

mean(MAEpred3a$AE[MAEpred3a$vaccine=="Moderna"]) #Moderna
sqrt(var(x=MAEpred3a$AE[MAEpred3a$vaccine=="Moderna"],y=NULL,na.rm=FALSE))


#Final dataframe for fig 3
GM_fig3=merge(GM_fig3,vac_comp,by="vaccine")
fig3=bind_rows(pred_om[pred_om$endpoint!="All infections"&pred_om$Variant=="Omicron",],vdf_select[vdf_select$endpoint!="documented infection"&vdf_select$first.author!="Andrews (preprint)"&(vdf_select$Study_End!="130_Symptomatic disease"),])
fig3=merge(fig3,vac_comp,by="vaccine")
fig3a=bind_rows(fig3,GM_fig3)

#Manually create x-values 
fig3a$x1=NA;fig3a$x2=NA;fig3a$x3=NA;fig3a$x4=NA

fig3a$x1[fig3a$Dose=="boosted"]=4.8
fig3a$x1[fig3a$Dose=="waned"]=3
fig3a$x2[fig3a$Data=="Prediction Dec. 2021"]=-0.15
fig3a$x2[fig3a$Data=="Updated Prediction"]=-0.05
fig3a$x2[fig3a$Data=="Validation Data"]=0.05
fig3a$x2[fig3a$Data=="Grand Mean"]=0.15
fig3a$x3[fig3a$vaccine=="Pfizer"]=-0.35
fig3a$x3[fig3a$vaccine=="Moderna"]=0.35

fig3a$x4=fig3a$x1+fig3a$x2+fig3a$x3


#Jitter values for plots
fig3a$x4=fig3a$x4+rnorm(nrow(fig3a),0,0.05) #jitter xvals

#Clean/modify data for final figure
fig3a2=fig3a[fig3a$endpoint!="documented infection"&fig3a$Dose!="full",]
fig3a2$Data[fig3a2$Data=="Grand Mean"]="Weighted Mean"
fig3a2$Data[fig3a2$Data=="Prediction Dec. 2021"]="Prediction Dec. 11 2021"

fig3a2$endpoint=factor(fig3a2$endpoint,levels = c("Symptomatic disease","Hospitalization"))

#Figure 3
ggplot(data=fig3a2)+
  geom_point(data=fig3a2[fig3a2$Data=="Validation Data",],aes(x=x4,y=mean,color=Data,shape=code),size=2.5,alpha=1)+
  geom_errorbar(data=fig3a2[fig3a2$Data=="Validation Data",],aes(x=x4,ymin=lower,ymax=upper,color=Data),linewidth=1.5,width=0,alpha=0.5)+
  geom_errorbar(data=fig3a2[fig3a2$Data=="Prediction Dec. 11 2021",],aes(x=x4,ymin=lowerCI,ymax=upperCI,color=Data),linewidth=1.5,width=0,alpha=0.5)+
  geom_point(data=fig3a2[fig3a2$Data=="Prediction Dec. 11 2021",],aes(x=x4,y=mean,color=Data,shape=code),size=2.5,alpha=0.5)+
  geom_errorbar(data=fig3a2[fig3a2$Data=="Prediction Dec. 11 2021",],aes(x=x4,ymin=lowerPI,ymax=upperPI,color=Data),width=0,alpha=0.5)+
  geom_errorbar(data=fig3a2[fig3a2$Data=="Updated Prediction",],aes(x=x4,ymin=lowerCI,ymax=upperCI,color=Data),linewidth=1.5,width=0,alpha=0.5)+
  geom_point(data=fig3a2[fig3a2$Data=="Updated Prediction",],aes(x=x4,y=mean,color=Data,shape=code),size=2.5,alpha=0.5)+
  geom_errorbar(data=fig3a2[fig3a2$Data=="Updated Prediction",],aes(x=x4,ymin=lowerPI,ymax=upperPI,color=Data),width=0,alpha=0.5)+
  geom_point(data=fig3a2[fig3a2$Data=="Weighted Mean",],aes(x=x4,y=mean,color=Data,shape=code),size=2.5,alpha=1)+
  geom_errorbar(data=fig3a2[fig3a2$Data=="Weighted Mean",],aes(x=x4,ymin=lower,ymax=upper,color=Data),linewidth=1.5,width=0,alpha=0.5)+
  scale_x_continuous(limits=c(2.4,5.4),labels=c("Two-dose waned","Three-dose boosted"),breaks=c(3,4.8))+ 
  scale_color_manual(values=c( "Blue", "Red","Dark Gray","Black"))+
  theme_few()+
  # theme(strip.text.x = element_blank(),axis.title=element_text(size=30),#legend.position = c(.8, .750),legend.position = "top",
  #                                                     axis.text=element_text(size=30),legend.text=element_text(size=30),
  #                                                     legend.title=element_text(size=30))+
  theme(text=element_text(size=25),axis.title=element_text(size=23),#legend.position = c(.8, .750),#legend.position = "top",
        axis.text=element_text(size=20),legend.text=element_text(size=20),
        legend.title=element_text(size=20))+
  ylab("Vaccine effectiveness (VE)")+ xlab("Immune status")+ labs(col="Prediction/Data", shape="Vaccine")+
  
  facet_wrap(.~endpoint,nrow=2,scales="free_y")



#Figure S3
pred_om_now=pred_om[pred_om$Prediction=="Updated",]
pred_om_delta=pred_om[pred_om$Prediction=="Delta",]

compare_delt_om=data.frame(vaccine=pred_om_now$vaccine,status=pred_om_now$status,
                           endpoint=pred_om_now$endpoint,
                           RR=pred_om_now$RR/pred_om_delta$RR)

pred_om_compare=rbind(pred_om_delta,pred_om_now)


pred_om_compare$x1=NA;pred_om_compare$x2=NA;pred_om_compare$x3=NA;pred_om_compare$x4=NA

pred_om_compare$x1[pred_om_compare$Dose=="boosted"]=2.8
pred_om_compare$x1[pred_om_compare$Dose=="full"]=2
pred_om_compare$x1[pred_om_compare$Dose=="waned"]=1.2
pred_om_compare$x2[pred_om_compare$Prediction=="Delta"]=0.1
pred_om_compare$x2[pred_om_compare$Prediction=="Updated"]=-0.1
pred_om_compare$x3[pred_om_compare$vaccine=="Pfizer"]=-0.05
pred_om_compare$x3[pred_om_compare$vaccine=="Moderna"]=0

pred_om_compare$x4=pred_om_compare$x1+pred_om_compare$x2+pred_om_compare$x3

pred_om_compare$endpoint[pred_om_compare$endpoint=="documented infection"]="Documented infection"

pred_om_compare$endpoint=factor(pred_om_compare$endpoint,levels=c("All infections","Documented infection","Symptomatic disease","Hospitalization"))

pred_om_compare$endpoint=factor(pred_om_compare$endpoint,levels=c("Symptomatic disease","Hospitalization","Documented infection","All infections"))

pred_om_compare=merge(pred_om_compare,vac_comp,by="vaccine")

ggplot(data=pred_om_compare[pred_om_compare$endpoint!="All infections"&pred_om_compare$endpoint!="Documented infection"&pred_om_compare$status!="full",])+
  geom_point(aes(x=x4,y=mean,color=Variant,shape=code),size=3)+
  geom_errorbar(aes(x=x4,ymin=lowerCI,ymax=upperCI,color=Variant),width=0)+theme_few()+#theme(strip.text.x = element_blank())+
  scale_x_continuous(limits=c(0.5,3.5),labels=c("Two-dose waned","Three-dose boosted"),breaks=c(1.2,2.8))+
  ylab("Vaccine effectiveness")+ xlab("Immune status")+ labs(col="Variant", shape="Vaccine")+
  scale_color_manual(values=c("#00BFC4","#F564E3"))+
  #theme(axis.title.x = element_blank())+
  theme(text=element_text(size=25),axis.title=element_text(size=20),#legend.position = c(.8, .750),#legend.position = "top",
        axis.text=element_text(size=15),legend.text=element_text(size=15),
        legend.title=element_text(size=15))+
  #geom_text(data=tlab2,aes(x=Variant,y=VE,label=text1),size=5,hjust=0)+
  facet_wrap(.~endpoint,nrow=1,scales="free_y")+
  coord_cartesian(ylim = c(NA, 1))

#Figure S5
m_supp=m[m$endpoint=="Hospitalization"|m$endpoint=="Symptomatic disease",]
m_supp=m_supp[order(m_supp$VE, decreasing = TRUE), ]
m_supp$est_ID=c(LETTERS,paste("A",LETTERS,sep=""),paste("B",LETTERS[1:(length(m_supp$Variant)-52)],sep=""))
m_supp$dummy_x1=seq(0.8,63.8,by=1)
m_supp$dummy_x2=seq(1.2,64.2,by=1)


labels_m_supp=c(LETTERS,paste("A",LETTERS,sep=""),paste("B",LETTERS[1:(length(m_supp$Variant)-52)],sep=""))

ggplot(data=m_supp)+
  geom_point(aes(x=dummy_x1,y=VE),shape=19)+
  geom_errorbar(aes(x=dummy_x1,ymax=upper,ymin=VE),color="red",width=0)+
  geom_errorbar(aes(x=dummy_x1,ymin=lower,ymax=VE),color="blue",width=0)+
  geom_point(aes(x=dummy_x2,y=VE_m),shape=17)+
  geom_errorbar(aes(x=dummy_x2,ymax=VE_up,ymin=VE_m),color="red",width=0)+
  geom_errorbar(aes(x=dummy_x2,ymin=VE_low,ymax=VE_m),color="blue",width=0)+
  scale_x_continuous(expand = c(0, 0),limits=c(0.6,64.4),labels=m_supp$est_ID,breaks=seq(1,64,by=1))+
  ylab("Vaccine effectiveness")+ xlab("Study")+ 
  theme_few() + 
  theme(text=element_text(size=25),axis.title=element_text(size=20),#legend.position = c(.8, .750),#legend.position = "top",
        axis.text=element_text(size=10),legend.text=element_text(size=15),
        legend.title=element_text(size=15))
